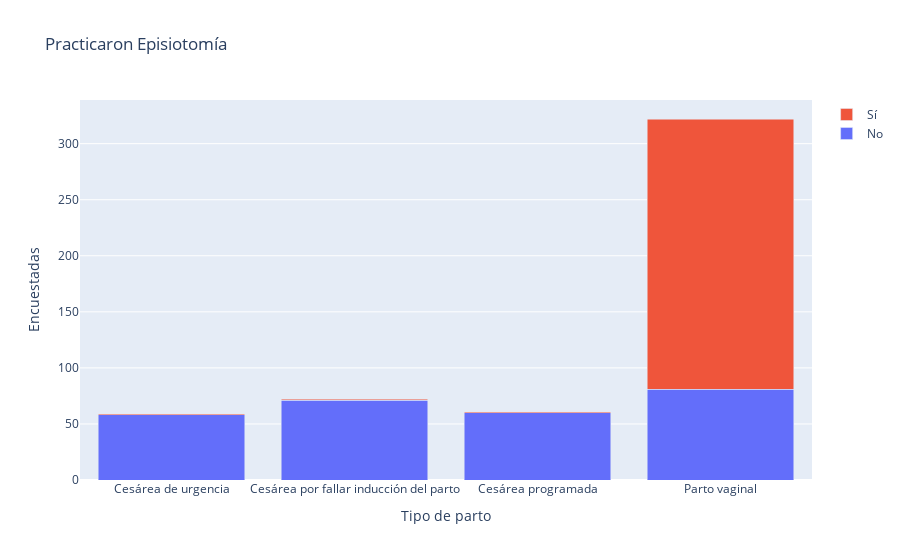

The notebook cell this image was saved under:
### Markdown cell above
### Practicaron Episiotomía

### Code cell
df = pd.read_excel('data/episiotomia_parto.xlsx', index_col=None)

tipo_parto = [
    'Cesárea de urgencia', 
    'Cesárea por fallar inducción del parto', 
    'Cesárea programada', 
    'Parto vaginal'
    ]
    
fig = go.Figure(data=[
    go.Bar(name='No', x=tipo_parto, y=df.iloc[0, 1:5]),
    go.Bar(name='Sí', x=tipo_parto, y=df.iloc[1, 1:5])
])
# Change the bar mode
fig.update_layout(
    barmode='stack', 
    title='Practicaron Episiotomía', 
    xaxis_title='Tipo de parto', 
    yaxis_title='Encuestadas',
    )
fig.show()
# fig.write_html('dataviz/episiotomia_parto.html')

### Figure 1 — Plotly figure (JSON) as saved in the notebook; plotly's stock layout.template omitted (floating-point values rounded to 4 significant figures)
{"data": [{"name": "No", "type": "bar", "x": ["Cesárea de urgencia", "Cesárea por fallar inducción del parto", "Cesárea programada", "Parto vaginal"], "y": [58, 71, 60, 81]}, {"name": "Sí", "type": "bar", "x": ["Cesárea de urgencia", "Cesárea por fallar inducción del parto", "Cesárea programada", "Parto vaginal"], "y": [1, 1, 1, 241]}], "layout": {"barmode": "stack", "title": {"text": "Practicaron Episiotomía"}, "xaxis": {"title": {"text": "Tipo de parto"}}, "yaxis": {"title": {"text": "Encuestadas"}}}}
